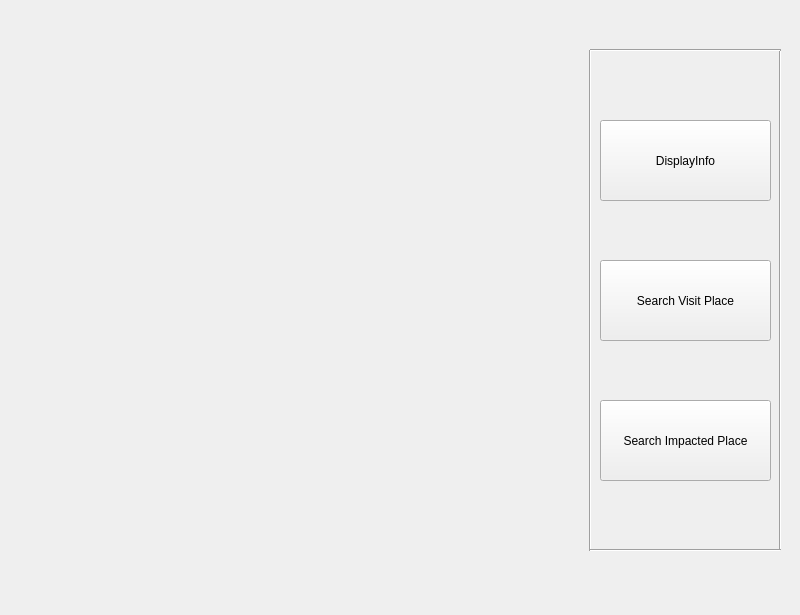
<?xml version="1.0" encoding="UTF-8"?>
<ui version="4.0">
 <class>UserMenu</class>
 <widget class="QMainWindow" name="UserMenu">
  <property name="geometry">
   <rect>
    <x>0</x>
    <y>0</y>
    <width>800</width>
    <height>615</height>
   </rect>
  </property>
  <property name="windowTitle">
   <string>Menu</string>
  </property>
  <widget class="QWidget" name="centralwidget">
   <widget class="QPushButton" name="DisplayInfo">
    <property name="geometry">
     <rect>
      <x>600</x>
      <y>120</y>
      <width>171</width>
      <height>81</height>
     </rect>
    </property>
    <property name="text">
     <string>DisplayInfo</string>
    </property>
   </widget>
   <widget class="QPushButton" name="SearchVisitPlace">
    <property name="geometry">
     <rect>
      <x>600</x>
      <y>260</y>
      <width>171</width>
      <height>81</height>
     </rect>
    </property>
    <property name="text">
     <string>Search Visit Place</string>
    </property>
   </widget>
   <widget class="QPushButton" name="SearchImpactedPlace">
    <property name="geometry">
     <rect>
      <x>600</x>
      <y>400</y>
      <width>171</width>
      <height>81</height>
     </rect>
    </property>
    <property name="text">
     <string>Search Impacted Place</string>
    </property>
   </widget>
   <widget class="Line" name="line">
    <property name="geometry">
     <rect>
      <x>580</x>
      <y>50</y>
      <width>20</width>
      <height>501</height>
     </rect>
    </property>
    <property name="orientation">
     <enum>Qt::Vertical</enum>
    </property>
   </widget>
   <widget class="Line" name="line_2">
    <property name="geometry">
     <rect>
      <x>770</x>
      <y>50</y>
      <width>20</width>
      <height>501</height>
     </rect>
    </property>
    <property name="orientation">
     <enum>Qt::Vertical</enum>
    </property>
   </widget>
   <widget class="Line" name="line_3">
    <property name="geometry">
     <rect>
      <x>590</x>
      <y>40</y>
      <width>191</width>
      <height>21</height>
     </rect>
    </property>
    <property name="orientation">
     <enum>Qt::Horizontal</enum>
    </property>
   </widget>
   <widget class="Line" name="line_4">
    <property name="geometry">
     <rect>
      <x>590</x>
      <y>540</y>
      <width>191</width>
      <height>20</height>
     </rect>
    </property>
    <property name="orientation">
     <enum>Qt::Horizontal</enum>
    </property>
   </widget>
  </widget>
 </widget>
 <resources/>
 <connections/>
</ui>
